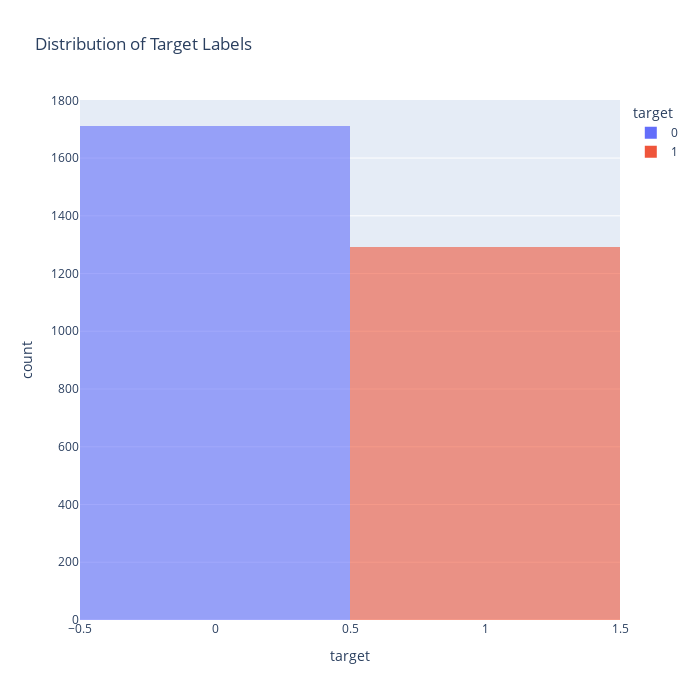

Notebook source saved alongside this figure:
### Markdown cell above
# Target Label Distribution

### Code cell
# visualise distribution
fig = px.histogram(df, x="target", color='target',title='Distribution of Target Labels',
                   hover_data=df.columns,width=700,height=700,opacity=0.6)
fig.show()

### Figure 1 — Plotly figure (JSON) as saved in the notebook; plotly's stock layout.template omitted (floating-point values rounded to 4 significant figures; data arrays with more than 128 entries replaced by an {"elided": "..."} marker saying what was removed)
{"data": [{"alignmentgroup": "True", "bingroup": "x", "hovertemplate": "target=%{x}<br>count=%{y}<extra></extra>", "legendgroup": "0", "marker": {"color": "#636efa", "opacity": 0.6, "pattern": {"shape": ""}}, "name": "0", "offsetgroup": "0", "orientation": "v", "showlegend": true, "type": "histogram", "x": {"elided": "1711 int values"}, "xaxis": "x", "yaxis": "y"}, {"alignmentgroup": "True", "bingroup": "x", "hovertemplate": "target=%{x}<br>count=%{y}<extra></extra>", "legendgroup": "1", "marker": {"color": "#EF553B", "opacity": 0.6, "pattern": {"shape": ""}}, "name": "1", "offsetgroup": "1", "orientation": "v", "showlegend": true, "type": "histogram", "x": {"elided": "1291 int values"}, "xaxis": "x", "yaxis": "y"}], "layout": {"barmode": "relative", "height": 700, "legend": {"title": {"text": "target"}, "tracegroupgap": 0}, "title": {"text": "Distribution of Target Labels"}, "width": 700, "xaxis": {"anchor": "y", "categoryarray": [0, 1], "categoryorder": "array", "domain": [0, 1], "title": {"text": "target"}}, "yaxis": {"anchor": "x", "domain": [0, 1], "title": {"text": "count"}}}}
